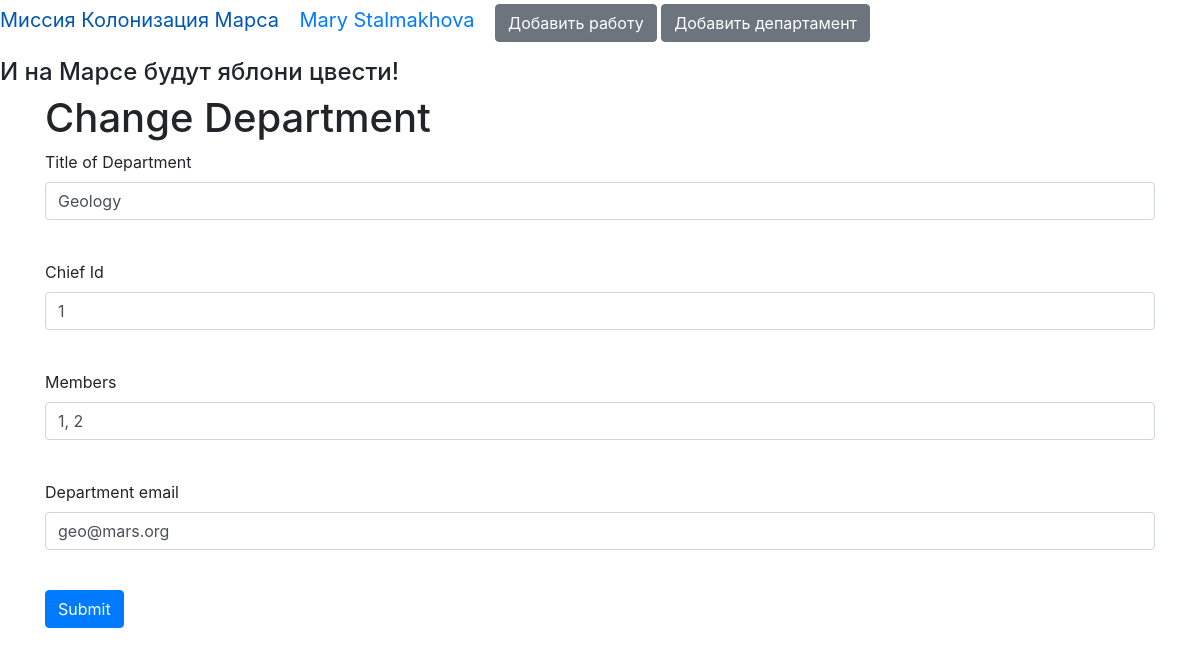
/change_department/1 (signed in), run on the app's committed database.
### data/beta_code.py (models this page shows, shortened)
class User(SqlAlchemyBase, UserMixin, SerializerMixin):
    __tablename__ = 'users'
    id = sqlalchemy.Column(sqlalchemy.Integer,
                           primary_key=True, autoincrement=True)
    surname = sqlalchemy.Column(sqlalchemy.String, nullable=True)
    name = sqlalchemy.Column(sqlalchemy.String, nullable=True)
    age = sqlalchemy.Column(sqlalchemy.Integer, nullable=True)
    position = sqlalchemy.Column(sqlalchemy.String, nullable=True)
    speciality = sqlalchemy.Column(sqlalchemy.String, nullable=True)
    address = sqlalchemy.Column(sqlalchemy.String, nullable=True)
    email = sqlalchemy.Column(sqlalchemy.String,
                              index=True, unique=True, nullable=True)
    hashed_password = sqlalchemy.Column(sqlalchemy.String, nullable=True)
    modified_date = sqlalchemy.Column(sqlalchemy.DateTime,
                                      default=datetime.datetime.now)

### data/departments.py (models this page shows)
class Departments(SqlAlchemyBase, SerializerMixin):
    __tablename__ = 'departments'
    id = sqlalchemy.Column(sqlalchemy.Integer,
                           primary_key=True, autoincrement=True)
    title = sqlalchemy.Column(sqlalchemy.String, nullable=True)
    chief = sqlalchemy.Column(sqlalchemy.Integer,
                              sqlalchemy.ForeignKey("users.id"))
    members = sqlalchemy.Column(sqlalchemy.String, nullable=True)
    email = sqlalchemy.Column(sqlalchemy.String, nullable=True)
    user = orm.relationship('User')

### truly_main.py (the view, shortened to what this page needs)
@app.route('/change_department/<id_dep>', methods=['GET', 'POST'])
@login_required
def change_dep(id_dep):
    db_sess = db_session.create_session()
    data = db_sess.query(Departments).filter(Departments.id == id_dep).first()
    if current_user.id == 1 or current_user.id == data.chief:
        form = DepsForm()
        return render_template('deps.html', title='Изменение департамента',
                               form=form, action="change", data=data)
    return "У вас нет прав на это действие"

### data/forms/deps.py
class DepsForm(FlaskForm):
    title = StringField('Title of Department', validators=[DataRequired()])
    chief = StringField('Chief Id', validators=[DataRequired()])
    members = StringField('Members', validators=[DataRequired()])
    email = StringField('Department email', validators=[DataRequired()])
    submit = SubmitField('Submit')

### data/db_session.py (called while the page is built)
def create_session() -> Session:
    global __factory
    return __factory()

### truly_main.py (called while the page is built)
@login_manager.user_loader
def load_user(user_id):
    db_sess = db_session.create_session()
    return db_sess.query(User).get(user_id)

### templates/deps.html (shortened to what this page needs)
{% extends "base.html" %}
{% block content %}
{% if action == "add" %}
<h1>Add Department</h1>
{% else %}
<h1>Change Department</h1>
{% endif %}
<form action="" method="post" novalidate>
    <p>
        {{ form.title.label }}<br>
        {{ form.title(class="form-control", value=data.title) }}<br>
    </p>
    <p>
        {{ form.chief.label }}<br>
        {{ form.chief(class="form-control", value=data.chief) }}<br>
    </p>
    <p>
        {{ form.members.label }}<br>
        {{ form.members(class="form-control", value=data.members) }}<br>
    </p>
    <p>
        {{ form.email.label }}<br>
        {{ form.email(class="form-control", value=data.email) }}<br>
    </p>
    <p>{{ form.submit(type="submit", class="btn btn-primary") }}</p>
</form>
{% endblock %}

### templates/base.html (shortened to what this page needs)
<!DOCTYPE html>
<html lang="en">
<head>
    <link rel="stylesheet" type="text/css" href={{ css_file }} />
    <link rel="stylesheet"
          href="https://stackpath.bootstrapcdn.com/bootstrap/4.4.1/css/bootstrap.min.css"
>
</head>
<body>
<nav>
    {% if current_user.is_authenticated %}
    <p>
        <a class="navbar-brand" href="/">Миссия Колонизация Марса</a>
        <a class="navbar-brand" href="/logout">{{ current_user.name }} {{ current_user.surname }}</a>
    <a href="/add_job" class="btn btn-secondary">Добавить работу</a>
    <a href="/add_department" class="btn btn-secondary">Добавить департамент</a>
    </p>
{% else %}
    <p>
        <a class="navbar-brand" href="/">Миссия Колонизация Марса</a>
        <a class="btn btn-primary " href="/register">Зарегистрироваться</a>
        <a class="btn btn-success" href="/login">Войти</a>
    </p>
{% endif %}
</nav>
<h4>И на Марсе будут яблони цвести!</h4>
<main role="main" class="container">
    {% block content %}{% endblock %}
</main>
</body>
</html>

### data on the page
User: name "Mary", surname "Stalmakhova"
Departments: title "Geology", chief "1", members "1, 2", email "geo@mars.org"
